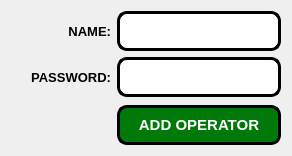
             <widget class="QWidget" name="addoperator">
              <property name="geometry">
               <rect>
                <x>0</x>
                <y>0</y>
                <width>292</width>
                <height>156</height>
               </rect>
              </property>
              <attribute name="icon">
               <iconset resource="ikonlar.qrc">
                <normaloff>:/images/icons/add_user.png</normaloff>:/images/icons/add_user.png</iconset>
              </attribute>
              <attribute name="label">
               <string>ADD OPERATOR</string>
              </attribute>
              <layout class="QGridLayout" name="gridLayout_9">
               <item row="1" column="0">
                <widget class="QLabel" name="label_18">
                 <property name="minimumSize">
                  <size>
                   <width>100</width>
                   <height>0</height>
                  </size>
                 </property>
                 <property name="font">
                  <font>
                   <pointsize>10</pointsize>
                   <weight>75</weight>
                   <bold>true</bold>
                  </font>
                 </property>
                 <property name="styleSheet">
                  <string notr="true">border:none;
</string>
                 </property>
                 <property name="text">
                  <string>PASSWORD:</string>
                 </property>
                 <property name="alignment">
                  <set>Qt::AlignRight|Qt::AlignTrailing|Qt::AlignVCenter</set>
                 </property>
                </widget>
               </item>
               <item row="3" column="1">
                <widget class="QPushButton" name="pushButtonOperatorEkle">
                 <property name="minimumSize">
                  <size>
                   <width>0</width>
                   <height>40</height>
                  </size>
                 </property>
                 <property name="font">
                  <font>
                   <pointsize>11</pointsize>
                   <weight>75</weight>
                   <bold>true</bold>
                  </font>
                 </property>
                 <property name="styleSheet">
                  <string notr="true">QPushButton{
	qproperty-icon: url(:/images/icons/add_user.png);
    background-color: rgb(0, 120, 10);

	color: rgb(255, 255, 255);
	border: 3px solid;
	border-color: rgb(0, 0, 0);
	border-radius: 10px;
}
QPushButton::hover
{
	background-color: rgb(0, 255, 0);
	border-color: rgb(255, 0, 0);

}</string>
                 </property>
                 <property name="text">
                  <string>ADD OPERATOR</string>
                 </property>
                 <property name="iconSize">
                  <size>
                   <width>40</width>
                   <height>40</height>
                  </size>
                 </property>
                </widget>
               </item>
               <item row="0" column="1">
                <widget class="QLineEdit" name="lineEditOperatorisimEkle">
                 <property name="minimumSize">
                  <size>
                   <width>0</width>
                   <height>40</height>
                  </size>
                 </property>
                 <property name="font">
                  <font>
                   <pointsize>10</pointsize>
                   <weight>75</weight>
                   <bold>true</bold>
                  </font>
                 </property>
                 <property name="styleSheet">
                  <string notr="true">background-color: rgb(255, 255, 255);
border: 3px solid;
border-color: rgb(0, 0, 0);
border-radius: 10px;
</string>
                 </property>
                 <property name="alignment">
                  <set>Qt::AlignCenter</set>
                 </property>
                </widget>
               </item>
               <item row="1" column="1">
                <widget class="QLineEdit" name="lineEditOperatorSifreEkle">
                 <property name="minimumSize">
                  <size>
                   <width>0</width>
                   <height>40</height>
                  </size>
                 </property>
                 <property name="font">
                  <font>
                   <pointsize>10</pointsize>
                   <weight>75</weight>
                   <bold>true</bold>
                  </font>
                 </property>
                 <property name="styleSheet">
                  <string notr="true">background-color: rgb(255, 255, 255);
border: 3px solid;
border-color: rgb(0, 0, 0);
border-radius: 10px;
</string>
                 </property>
                 <property name="alignment">
                  <set>Qt::AlignCenter</set>
                 </property>
                </widget>
               </item>
               <item row="2" column="1">
                <spacer name="verticalSpacer_3">
                 <property name="orientation">
                  <enum>Qt::Vertical</enum>
                 </property>
                 <property name="sizeHint" stdset="0">
                  <size>
                   <width>20</width>
                   <height>40</height>
                  </size>
                 </property>
                </spacer>
               </item>
               <item row="0" column="0">
                <widget class="QLabel" name="label_16">
                 <property name="minimumSize">
                  <size>
                   <width>100</width>
                   <height>0</height>
                  </size>
                 </property>
                 <property name="font">
                  <font>
                   <pointsize>10</pointsize>
                   <weight>75</weight>
                   <bold>true</bold>
                  </font>
                 </property>
                 <property name="styleSheet">
                  <string notr="true">border:none;</string>
                 </property>
                 <property name="text">
                  <string>NAME:</string>
                 </property>
                 <property name="alignment">
                  <set>Qt::AlignRight|Qt::AlignTrailing|Qt::AlignVCenter</set>
                 </property>
                </widget>
               </item>
              </layout>
             </widget>
